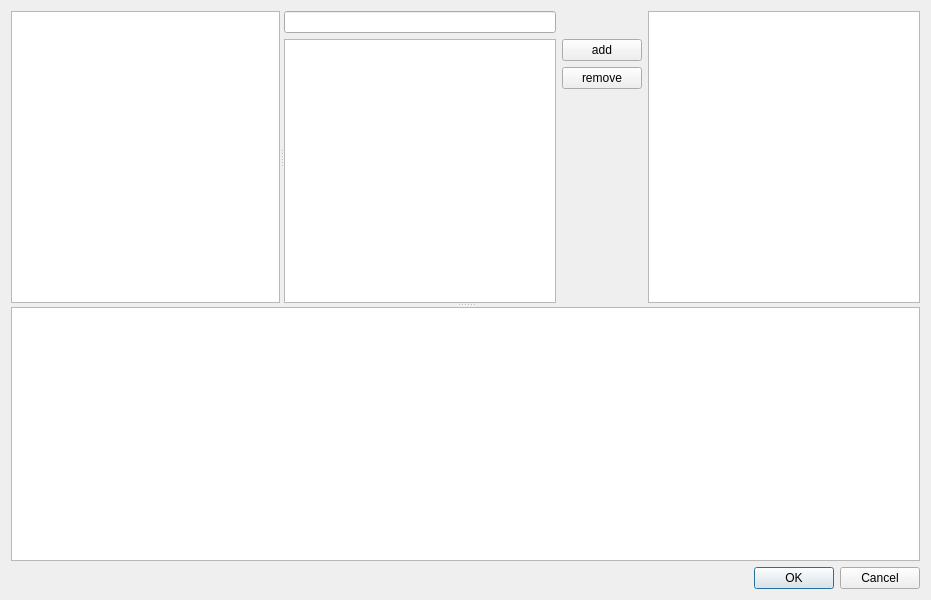
<?xml version="1.0" encoding="UTF-8"?>
<ui version="4.0">
 <class>JoinHelperDialog</class>
 <widget class="QDialog" name="JoinHelperDialog">
  <property name="geometry">
   <rect>
    <x>0</x>
    <y>0</y>
    <width>931</width>
    <height>600</height>
   </rect>
  </property>
  <property name="windowTitle">
   <string>Dialog</string>
  </property>
  <layout class="QVBoxLayout" name="verticalLayout">
   <item>
    <widget class="QSplitter" name="splitter_2">
     <property name="orientation">
      <enum>Qt::Vertical</enum>
     </property>
     <widget class="QSplitter" name="splitter">
      <property name="orientation">
       <enum>Qt::Horizontal</enum>
      </property>
      <widget class="QTableView" name="relations">
       <attribute name="horizontalHeaderDefaultSectionSize">
        <number>200</number>
       </attribute>
      </widget>
      <widget class="QWidget" name="">
       <layout class="QGridLayout" name="gridLayout">
        <item row="1" column="1">
         <widget class="QPushButton" name="add">
          <property name="text">
           <string>add</string>
          </property>
         </widget>
        </item>
        <item row="0" column="0">
         <widget class="QLineEdit" name="filter"/>
        </item>
        <item row="2" column="1">
         <widget class="QPushButton" name="remove">
          <property name="text">
           <string>remove</string>
          </property>
         </widget>
        </item>
        <item row="3" column="1">
         <spacer name="verticalSpacer">
          <property name="orientation">
           <enum>Qt::Vertical</enum>
          </property>
          <property name="sizeHint" stdset="0">
           <size>
            <width>20</width>
            <height>40</height>
           </size>
          </property>
         </spacer>
        </item>
        <item row="1" column="0" rowspan="3">
         <widget class="QListView" name="allTables"/>
        </item>
        <item row="0" column="2" rowspan="4">
         <widget class="QTableView" name="selectedTables"/>
        </item>
       </layout>
      </widget>
     </widget>
     <widget class="TextEdit" name="query"/>
    </widget>
   </item>
   <item>
    <widget class="QDialogButtonBox" name="buttonBox">
     <property name="orientation">
      <enum>Qt::Horizontal</enum>
     </property>
     <property name="standardButtons">
      <set>QDialogButtonBox::Cancel|QDialogButtonBox::Ok</set>
     </property>
    </widget>
   </item>
  </layout>
 </widget>
 <customwidgets>
  <customwidget>
   <class>TextEdit</class>
   <extends>QTextEdit</extends>
   <header>textedit.h</header>
  </customwidget>
 </customwidgets>
 <resources/>
 <connections>
  <connection>
   <sender>buttonBox</sender>
   <signal>accepted()</signal>
   <receiver>JoinHelperDialog</receiver>
   <slot>accept()</slot>
   <hints>
    <hint type="sourcelabel">
     <x>248</x>
     <y>254</y>
    </hint>
    <hint type="destinationlabel">
     <x>157</x>
     <y>274</y>
    </hint>
   </hints>
  </connection>
  <connection>
   <sender>buttonBox</sender>
   <signal>rejected()</signal>
   <receiver>JoinHelperDialog</receiver>
   <slot>reject()</slot>
   <hints>
    <hint type="sourcelabel">
     <x>316</x>
     <y>260</y>
    </hint>
    <hint type="destinationlabel">
     <x>286</x>
     <y>274</y>
    </hint>
   </hints>
  </connection>
 </connections>
</ui>
